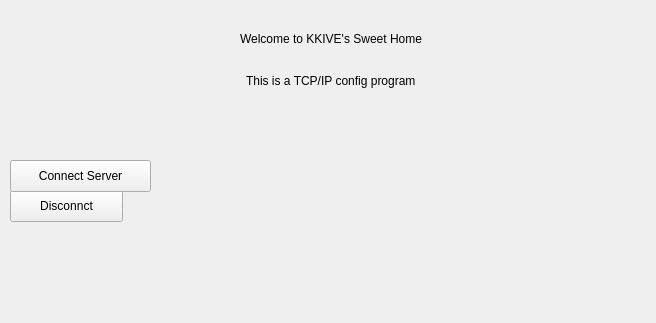
<?xml version="1.0" encoding="UTF-8"?>
<ui version="4.0">
 <class>Widget</class>
 <widget class="QWidget" name="Widget">
  <property name="geometry">
   <rect>
    <x>0</x>
    <y>0</y>
    <width>656</width>
    <height>323</height>
   </rect>
  </property>
  <property name="windowTitle">
   <string>Widget</string>
  </property>
  <widget class="QPushButton" name="pushButton_2">
   <property name="geometry">
    <rect>
     <x>10</x>
     <y>190</y>
     <width>113</width>
     <height>32</height>
    </rect>
   </property>
   <property name="text">
    <string>Disconnct</string>
   </property>
  </widget>
  <widget class="QPushButton" name="pushButton">
   <property name="geometry">
    <rect>
     <x>10</x>
     <y>160</y>
     <width>141</width>
     <height>32</height>
    </rect>
   </property>
   <property name="text">
    <string>Connect Server</string>
   </property>
  </widget>
  <widget class="QWidget" name="layoutWidget">
   <property name="geometry">
    <rect>
     <x>10</x>
     <y>20</y>
     <width>641</width>
     <height>38</height>
    </rect>
   </property>
   <layout class="QHBoxLayout" name="horizontalLayout">
    <item>
     <spacer name="horizontalSpacer">
      <property name="orientation">
       <enum>Qt::Horizontal</enum>
      </property>
      <property name="sizeHint" stdset="0">
       <size>
        <width>40</width>
        <height>20</height>
       </size>
      </property>
     </spacer>
    </item>
    <item>
     <widget class="QLabel" name="label">
      <property name="styleSheet">
       <string notr="true">font: 75 36pt &quot;Times&quot;;</string>
      </property>
      <property name="text">
       <string>Welcome to KKIVE's Sweet Home</string>
      </property>
     </widget>
    </item>
    <item>
     <spacer name="horizontalSpacer_2">
      <property name="orientation">
       <enum>Qt::Horizontal</enum>
      </property>
      <property name="sizeHint" stdset="0">
       <size>
        <width>40</width>
        <height>20</height>
       </size>
      </property>
     </spacer>
    </item>
   </layout>
  </widget>
  <widget class="QWidget" name="">
   <property name="geometry">
    <rect>
     <x>10</x>
     <y>70</y>
     <width>641</width>
     <height>22</height>
    </rect>
   </property>
   <layout class="QHBoxLayout" name="horizontalLayout_2">
    <item>
     <spacer name="horizontalSpacer_5">
      <property name="orientation">
       <enum>Qt::Horizontal</enum>
      </property>
      <property name="sizeHint" stdset="0">
       <size>
        <width>40</width>
        <height>20</height>
       </size>
      </property>
     </spacer>
    </item>
    <item>
     <widget class="QLabel" name="label_3">
      <property name="styleSheet">
       <string notr="true">font: 75 18pt &quot;Times&quot;;</string>
      </property>
      <property name="text">
       <string>This is a TCP/IP config program</string>
      </property>
     </widget>
    </item>
    <item>
     <spacer name="horizontalSpacer_4">
      <property name="orientation">
       <enum>Qt::Horizontal</enum>
      </property>
      <property name="sizeHint" stdset="0">
       <size>
        <width>40</width>
        <height>20</height>
       </size>
      </property>
     </spacer>
    </item>
   </layout>
  </widget>
 </widget>
 <resources/>
 <connections/>
</ui>
